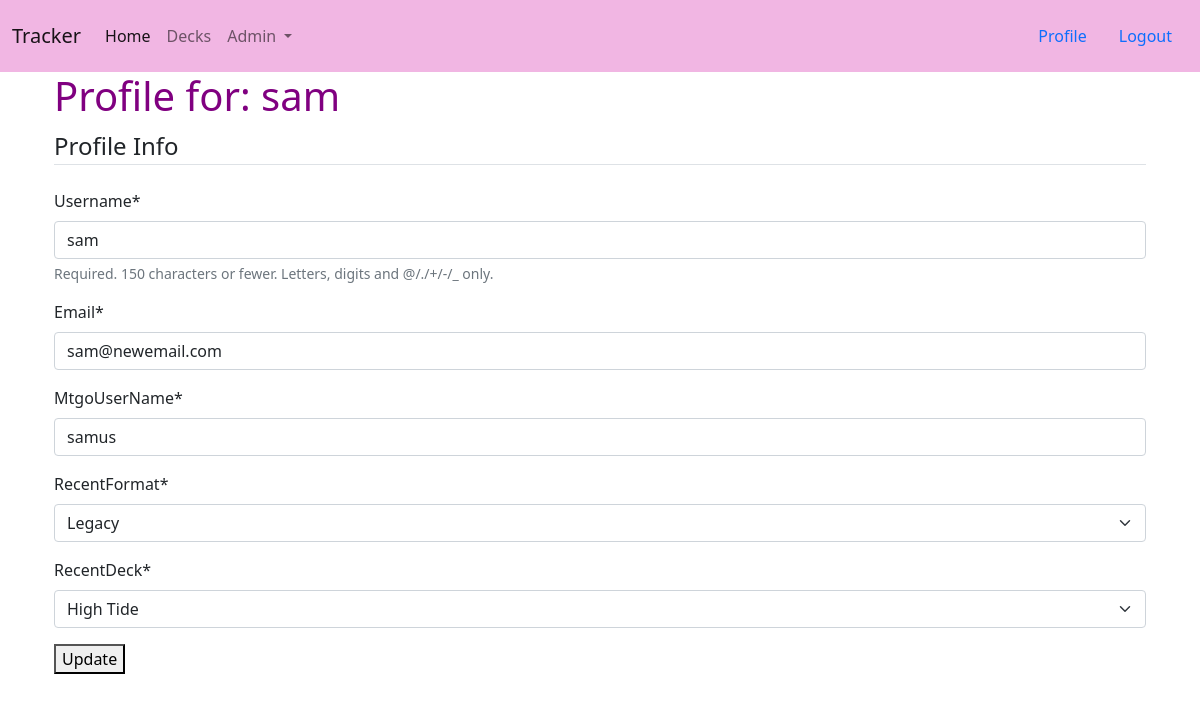
Before: /profile/ (signed in) with the older database file.
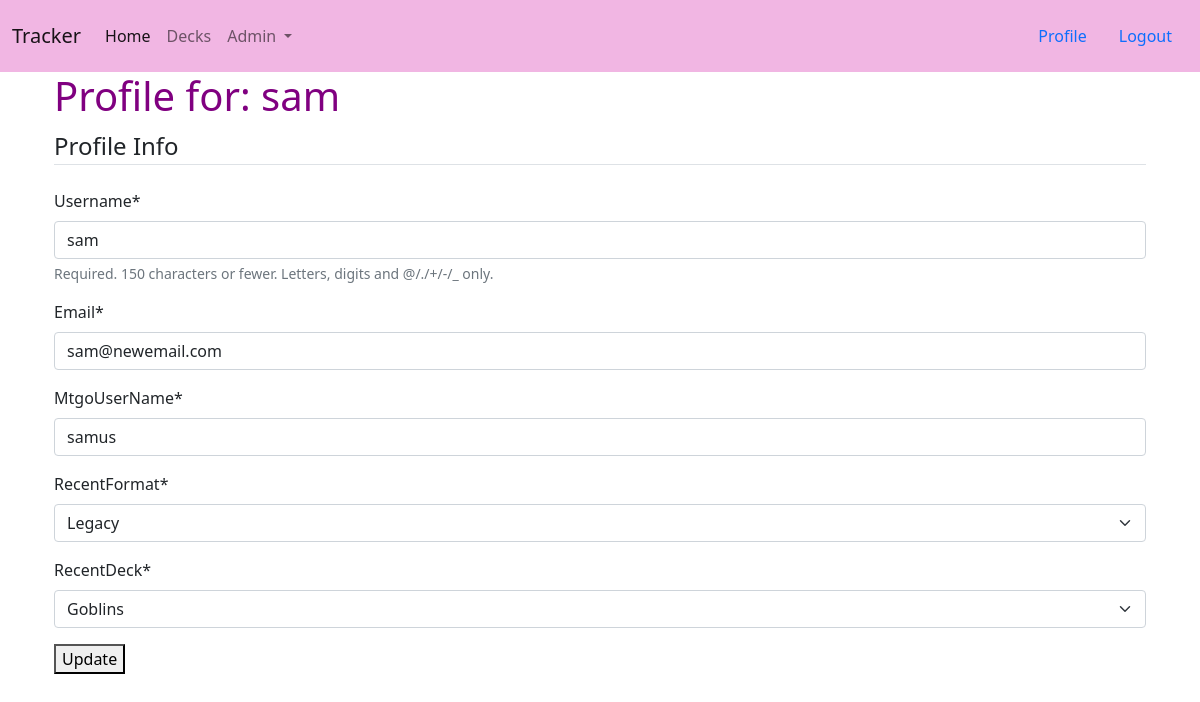
After: the same page with the newer database file.
### users/models.py (models this page shows, shortened)
class Profile(models.Model):
    user = models.OneToOneField(User, on_delete=models.CASCADE)
    recentFormat = models.ForeignKey('base.MtgFormat', null=True, on_delete=models.CASCADE)
    recentDeck = models.ForeignKey('base.Deck', null=True, on_delete=models.CASCADE)
    mtgoUserName = models.CharField(null=True, max_length=80)

### users/views.py (the view)
# urls.py: path('profile/', user_views.profile, name='profile'),
@login_required
def profile(request):
    if request.method == 'POST':
        u_form = UserUpdateForm(request.POST, instance=request.user)
        p_form = ProfileUpdateForm(request.POST, instance=request.user.profile)
        if u_form.is_valid() and p_form.is_valid():
            u_form.save()
            p_form.save()
            messages.success(request, f'Your account was updated')
            return redirect('profile')
    else:
        u_form = UserUpdateForm(instance=request.user)
        p_form = ProfileUpdateForm(instance=request.user.profile)
    context = {
        'u_form':u_form,
        'p_form':p_form,
    }
    return render(request, 'users/profile.html', context)

### users/forms.py
class UserUpdateForm(forms.ModelForm):
    email = forms.EmailField()
    class Meta:
        model = User
        fields = [
            'username',
            'email',
        ]

class ProfileUpdateForm(forms.ModelForm):
    class Meta:
        model = Profile
        fields = [
            'mtgoUserName',
            'recentFormat',
            'recentDeck',
        ]

### base/models.py (called while the page is built)
    def __str__(self):
        return self.name

    def __str__(self):
        return str(self.name)

### users/templates/users/profile.html (shortened to what this page needs)
{% extends 'base/base.html' %}
{% load crispy_forms_tags %}
{% block content %}
    <div class="container">
        <h1>Profile for: {{user.username}} </h1>
    </div>
    <div class="container">
        <form method="post">
            <fieldset class="form-group">
                <legend class="border-bottom mb-4">
                    Profile Info
                </legend>
                {{ u_form|crispy }}
                {{ p_form|crispy }}
            </fieldset>
            <button type="submit">Update</button>
        </form>
    </div>
{% endblock content %}

Changed rows visible on the page:
changed Profile "samus": recentDeck "High Tide" → "Goblins"
